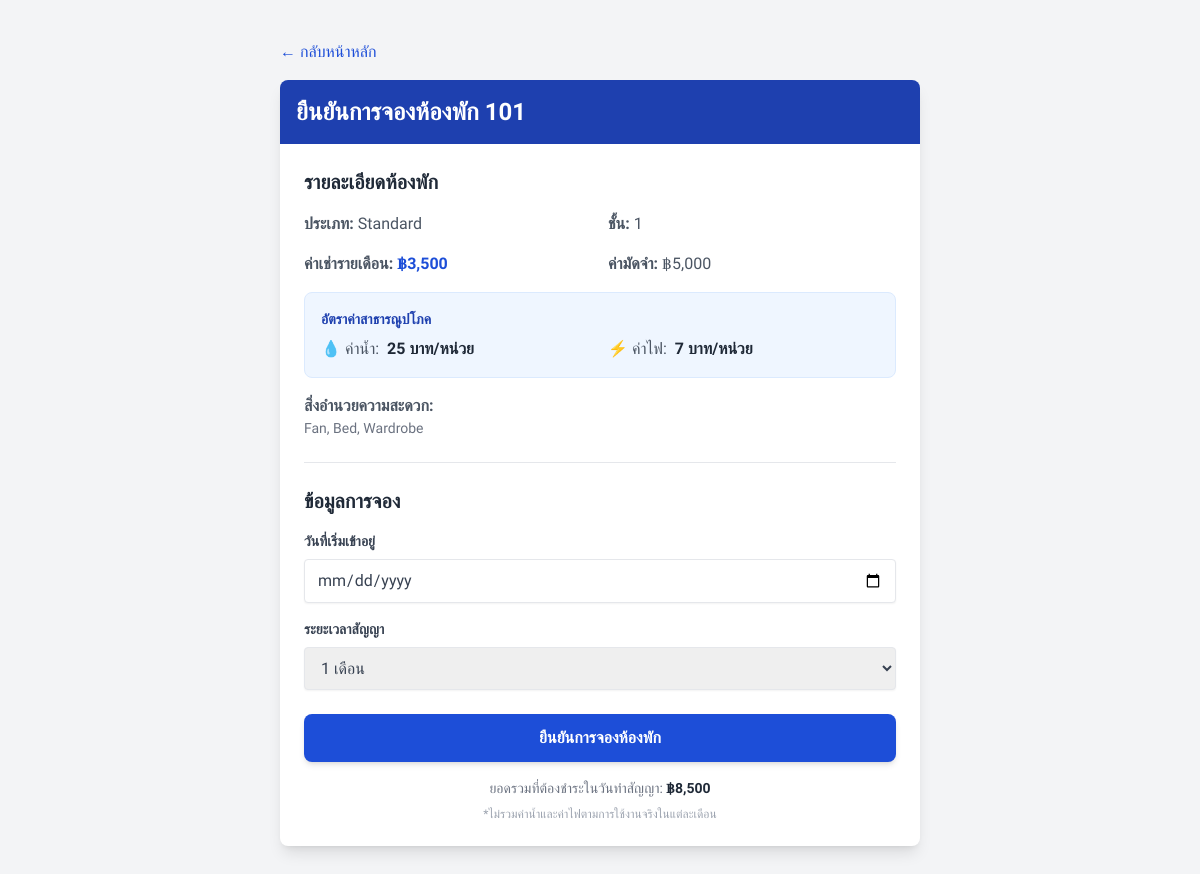
Page /booking.php?room_id=1 (signed in) on the committed database.
### tables this page shows
CREATE TABLE IF NOT EXISTS rooms (
    id INT AUTO_INCREMENT PRIMARY KEY,
    room_number VARCHAR(20) NOT NULL UNIQUE,
    floor INT NOT NULL,
    type_id INT,
    status ENUM('available', 'occupied', 'maintenance') DEFAULT 'available',
    FOREIGN KEY (type_id) REFERENCES room_types(id)
);

CREATE TABLE IF NOT EXISTS room_types (
    id INT AUTO_INCREMENT PRIMARY KEY,
    name VARCHAR(50) NOT NULL,
    price DECIMAL(10, 2) NOT NULL,
    deposit DECIMAL(10, 2) NOT NULL,
    description TEXT,
    facilities TEXT
);

### config/db.php (called while the page is built, shortened)
<?php
function escape($conn, $string) {
    return mysqli_real_escape_string($conn, $string);
}
?>

### booking.php (the view, shortened to what this page needs)
<?php
require_once 'config/db.php';
$room_id = escape($conn, $_GET['room_id']);
$water_rate = 25;
$electric_rate = 7;
$sql = "SELECT r.*, t.name as type_name, t.price, t.deposit, t.facilities, t.description
        FROM rooms r
        JOIN room_types t ON r.type_id = t.id
        WHERE r.id = '$room_id' AND r.status = 'available'";
$result = mysqli_query($conn, $sql);
$room = mysqli_fetch_assoc($result);
?>
<!DOCTYPE html>
<html lang="th">
<head>
    <script src="https://cdn.tailwindcss.com"></script>
</head>
<body class="bg-gray-100 min-h-screen py-10">
    <div class="container mx-auto px-4 max-w-2xl">
        <a href="index.php" class="text-blue-700 hover:underline mb-4 inline-block">&larr; กลับหน้าหลัก</a>
        <div class="bg-white rounded-lg shadow-lg overflow-hidden">
            <div class="bg-blue-800 p-4">
                <h1 class="text-2xl font-bold text-white">ยืนยันการจองห้องพัก <?php echo $room['room_number']; ?></h1>
            </div>
            <div class="p-6">
                <div class="mb-6 border-b pb-6">
                    <h2 class="text-xl font-bold text-gray-800 mb-4">รายละเอียดห้องพัก</h2>
                    <div class="grid grid-cols-2 gap-4 text-gray-600">
                        <div><span class="font-semibold">ประเภท:</span> <?php echo $room['type_name']; ?></div>
                        <div><span class="font-semibold">ชั้น:</span> <?php echo $room['floor']; ?></div>
                        <div><span class="font-semibold">ค่าเช่ารายเดือน:</span> <span
                                class="text-blue-700 font-bold">฿<?php echo number_format($room['price']); ?></span>
                        </div>
                        <div><span class="font-semibold">ค่ามัดจำ:</span>
                            ฿<?php echo number_format($room['deposit']); ?></div>
                    </div>
                    <div class="mt-4 p-4 bg-blue-50 rounded-lg border border-blue-100">
                        <h3 class="font-semibold text-blue-800 mb-2 text-sm uppercase">อัตราค่าสาธารณูปโภค</h3>
                        <div class="grid grid-cols-2 gap-4">
                            <div class="flex items-center">
                                <span class="text-gray-600 mr-2">💧 ค่าน้ำ:</span>
                                <span class="font-bold text-gray-800"><?php echo $water_rate; ?> บาท/หน่วย</span>
                            </div>
                            <div class="flex items-center">
                                <span class="text-gray-600 mr-2">⚡ ค่าไฟ:</span>
                                <span class="font-bold text-gray-800"><?php echo $electric_rate; ?> บาท/หน่วย</span>
                            </div>
                        </div>
                    </div>
                    <div class="mt-4">
                        <span class="font-semibold text-gray-600">สิ่งอำนวยความสะดวก:</span>
                        <p class="text-gray-500 text-sm"><?php echo $room['facilities']; ?></p>
                    </div>
                </div>
                <form action="" method="POST">
                    <h2 class="text-xl font-bold text-gray-800 mb-4">ข้อมูลการจอง</h2>
                    <div class="mb-4">
                        <label class="block text-gray-700 text-sm font-bold mb-2">วันที่เริ่มเข้าอยู่</label>
                        <input type="date" name="check_in_date" required
                            class="shadow-sm border rounded w-full py-2.5 px-3 text-gray-700 leading-tight focus:outline-none focus:ring-2 focus:ring-blue-500 focus:border-transparent"
                            min="<?php echo date('Y-m-d'); ?>">
                    </div>
                    <div class="mb-6">
                        <label class="block text-gray-700 text-sm font-bold mb-2">ระยะเวลาสัญญา</label>
                        <select name="contract_duration"
                            class="shadow-sm border rounded w-full py-2.5 px-3 text-gray-700 leading-tight focus:outline-none focus:ring-2 focus:ring-blue-500 focus:border-transparent">
                            <option value="1">1 เดือน</option>
                        </select>
                    </div>
                    <button type="submit"
                        class="w-full bg-blue-700 hover:bg-blue-800 text-white font-bold py-3 px-4 rounded-lg shadow-md transition duration-200">
                        ยืนยันการจองห้องพัก
                    </button>
                    <div class="mt-4 text-center">
                        <p class="text-sm text-gray-500">
                            ยอดรวมที่ต้องชำระในวันทำสัญญา:
                            <span
                                class="font-bold text-gray-800">฿<?php echo number_format($room['price'] + $room['deposit']); ?></span>
                        </p>
                        <p class="text-xs text-gray-400 mt-2">*ไม่รวมค่าน้ำและค่าไฟตามการใช้งานจริงในแต่ละเดือน</p>
                    </div>
                </form>
            </div>
        </div>
    </div>
</body>
</html>

### booking.php (style rules this page uses)
body { font-family: 'Sarabun', sans-serif; }

### rows in the picture
rooms: room_number "101", type.name "Standard", floor "1", type.price "3,500", type.deposit "5,000", type.facilities "Fan, Bed, Wardrobe", $room['price'] + $room['deposit'] "8,500"

### other values in the picture
$water_rate "25"
$electric_rate "7"
